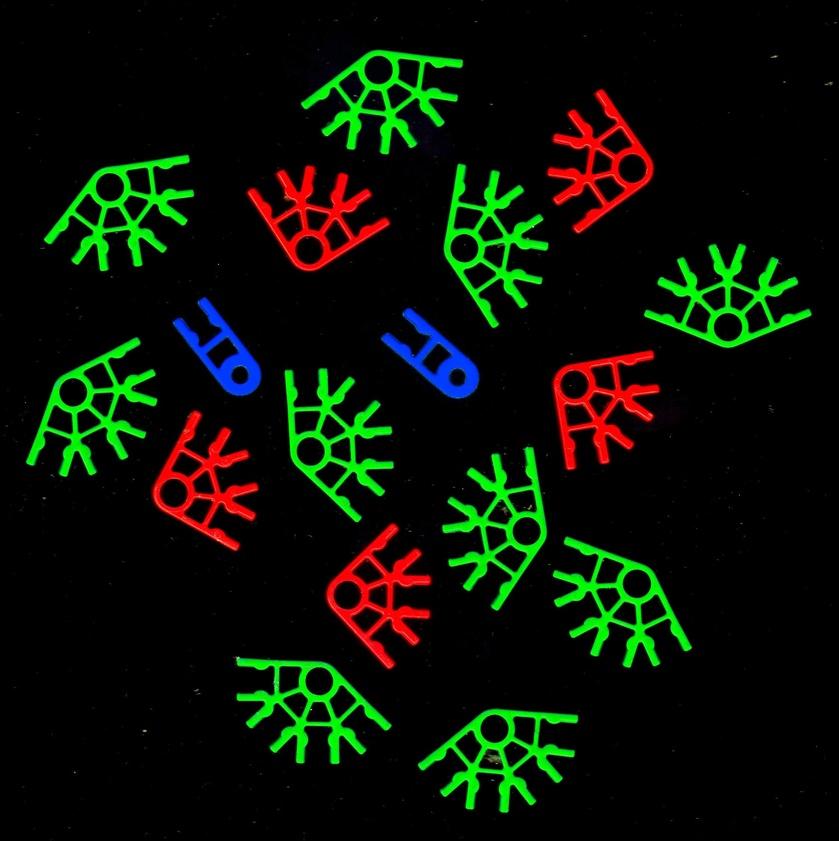
%> input picture lab8/lab8/New folder/Figure 3.jpg, 839 x 841 px, shrunk from 2241 x 2246 before the run
$ octave Untitled2.m   (GNU Octave 9; MATLAB toolbox functions it lacks are replaced by stand-ins)
%> lines starting %> are read from the running program, lines starting %| are printed output that depends on the picture
%2021E075
%4

A=imread('Figure 3.jpg');
%> A is the input picture: size 841x839x3 uint8; mean R, G, B 9.6, 17.6, 4.7
B=rgb2gray(A);
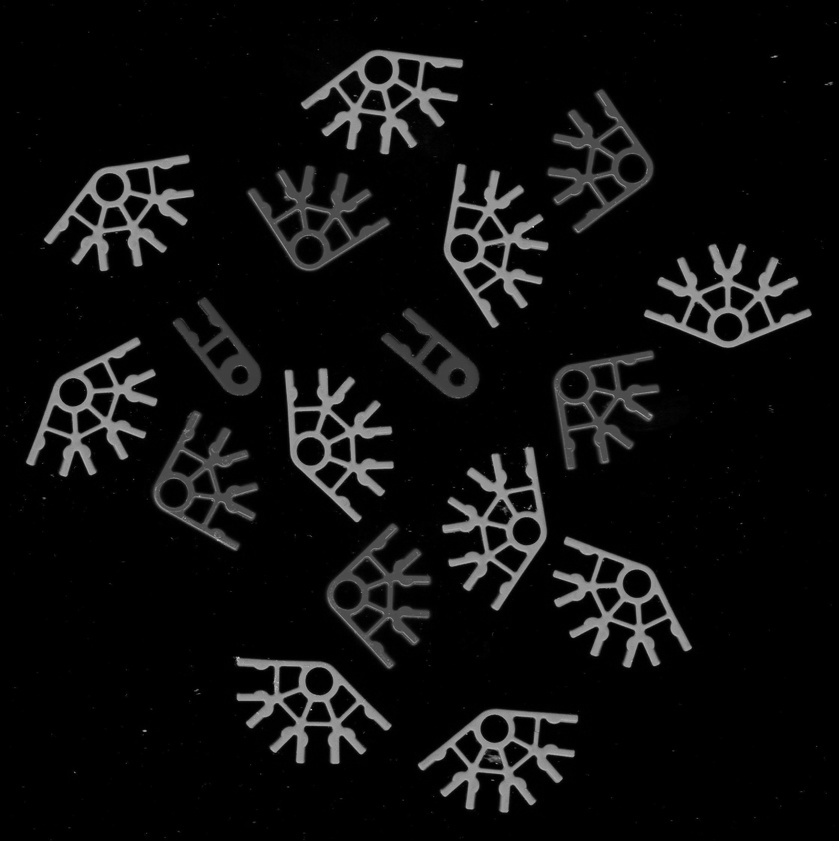
%> B: size 841x839 uint8; min 0, max 221, mean 13.8
subplot(2,2,1);
imshow(B)
title('2021E075-B and W')

subplot(2,2,2)
B=rgb2gray(A);
imhist(B)
title('Threshhold')
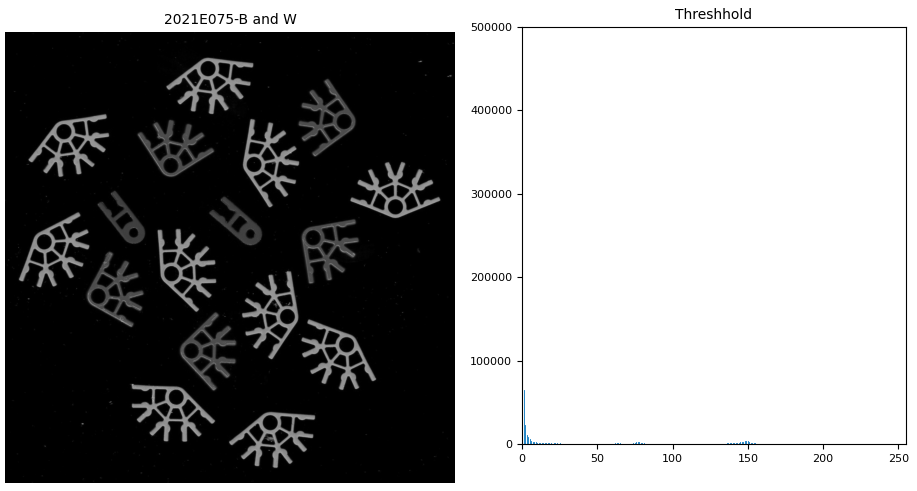
%> figure redrawn from the program's plot data, 2 panels

$ run again, with lab8/lab8/New folder/Figure 12.jpg copied over lab8/lab8/New folder/Figure 3.jpg
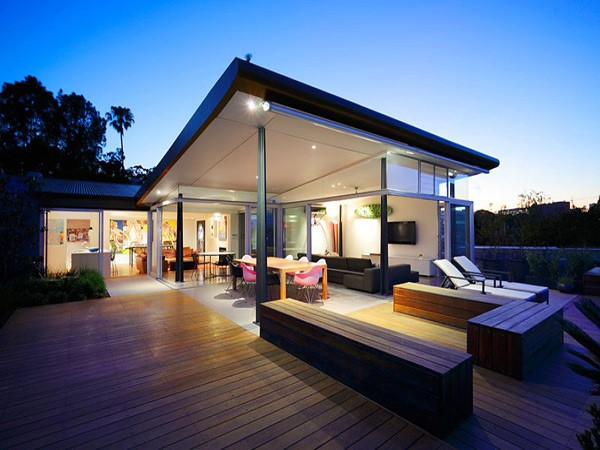
%> input picture lab8/lab8/New folder/Figure 12.jpg, 600 x 450 px
%> A is the input picture: size 450x600x3 uint8; mean R, G, B 91.9, 103.1, 125.1
%> `B=rgb2gray(A);`:
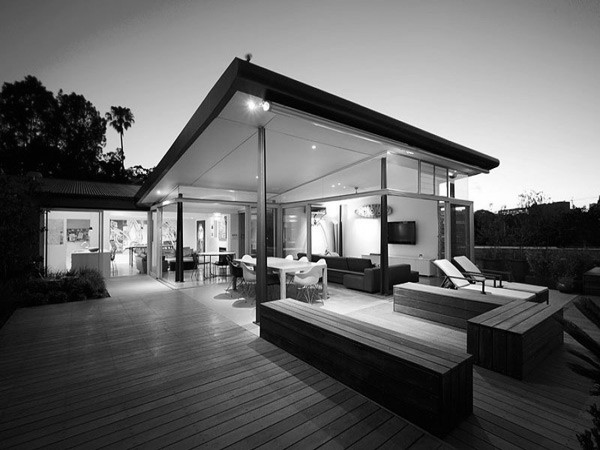
%> B: size 450x600 uint8; min 0, max 255, mean 102.3
%> `title('Threshhold')`:
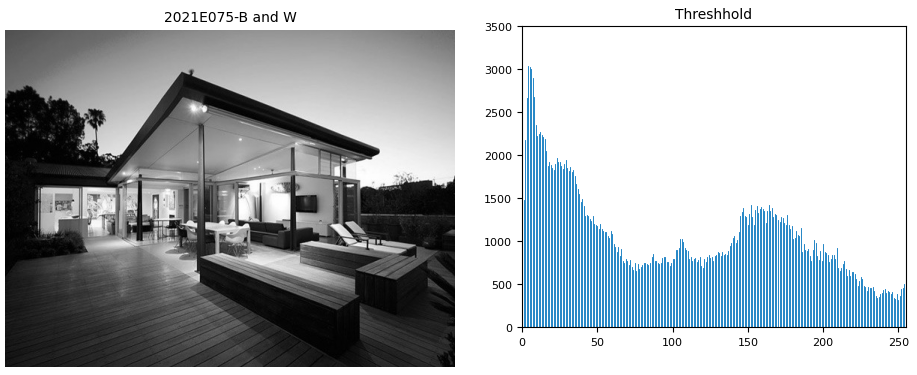
%> figure redrawn from the program's plot data, 2 panels
